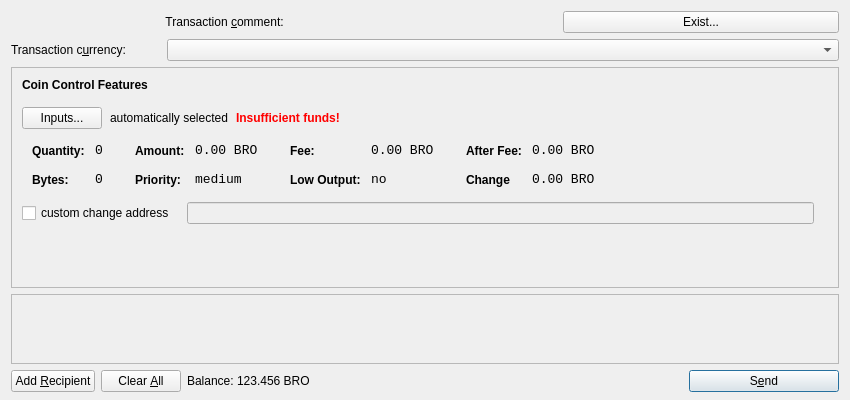
<?xml version="1.0" encoding="UTF-8"?>
<ui version="4.0">
 <class>SendCoinsDialog</class>
 <widget class="QDialog" name="SendCoinsDialog">
  <property name="geometry">
   <rect>
    <x>0</x>
    <y>0</y>
    <width>850</width>
    <height>400</height>
   </rect>
  </property>
  <property name="windowTitle">
   <string>Send Coins</string>
  </property>
  <layout class="QVBoxLayout" name="verticalLayout" stretch="0,0,1,0,0">
   <property name="bottomMargin">
    <number>8</number>
   </property>
   <item>
    <layout class="QHBoxLayout" name="horizontalLayoutTxComment">
     <property name="spacing">
      <number>0</number>
     </property>
     <item>
      <widget class="QLabel" name="labelTxComment">
       <property name="text">
        <string>Transaction &amp;comment: </string>
       </property>
       <property name="alignment">
        <set>Qt::AlignLeading|Qt::AlignLeft|Qt::AlignRight|Qt::AlignTrailing|Qt::AlignVCenter</set>
       </property>
       <property name="buddy">
        <cstring>editTxComment</cstring>
       </property>
      </widget>
     </item>
     <item>
      <widget class="QValidatedLineEdit" name="editTxComment" native="true">
       <property name="enabled">
        <bool>true</bool>
       </property>
       <property name="toolTip">
        <string>Enter a transaction comment (Note: this information is public)</string>
       </property>
      </widget>
     </item>
     <item>
      <widget class="QPushButton" name="pushButtonServices">
       <property name="styleSheet">
        <string notr="true"/>
       </property>
       <property name="text">
        <string>Exist...</string>
       </property>
      </widget>
     </item>
    </layout>
   </item>
   <item>
    <layout class="QHBoxLayout" name="horizontalLayout_3">
     <item>
      <widget class="QLabel" name="label_2">
       <property name="maximumSize">
        <size>
         <width>150</width>
         <height>16777215</height>
        </size>
       </property>
       <property name="text">
        <string>Transaction c&amp;urrency:</string>
       </property>
       <property name="buddy">
        <cstring>comboCurrency</cstring>
       </property>
      </widget>
     </item>
     <item>
      <widget class="QComboBox" name="comboCurrency"/>
     </item>
    </layout>
   </item>
   <item>
    <widget class="QFrame" name="frameCoinControl">
     <property name="sizePolicy">
      <sizepolicy hsizetype="Expanding" vsizetype="Expanding">
       <horstretch>0</horstretch>
       <verstretch>0</verstretch>
      </sizepolicy>
     </property>
     <property name="maximumSize">
      <size>
       <width>16777215</width>
       <height>16777215</height>
      </size>
     </property>
     <property name="frameShape">
      <enum>QFrame::StyledPanel</enum>
     </property>
     <property name="frameShadow">
      <enum>QFrame::Sunken</enum>
     </property>
     <layout class="QVBoxLayout" name="verticalLayoutCoinControl2">
      <property name="spacing">
       <number>6</number>
      </property>
      <property name="leftMargin">
       <number>0</number>
      </property>
      <property name="topMargin">
       <number>0</number>
      </property>
      <property name="rightMargin">
       <number>0</number>
      </property>
      <property name="bottomMargin">
       <number>6</number>
      </property>
      <item>
       <layout class="QVBoxLayout" name="verticalLayoutCoinControl" stretch="0,0,0,0,1">
        <property name="spacing">
         <number>0</number>
        </property>
        <property name="leftMargin">
         <number>10</number>
        </property>
        <property name="topMargin">
         <number>10</number>
        </property>
        <item>
         <layout class="QHBoxLayout" name="horizontalLayoutCoinControl1">
          <property name="bottomMargin">
           <number>15</number>
          </property>
          <item>
           <widget class="QLabel" name="labelCoinControlFeatures">
            <property name="sizePolicy">
             <sizepolicy hsizetype="Preferred" vsizetype="Maximum">
              <horstretch>0</horstretch>
              <verstretch>0</verstretch>
             </sizepolicy>
            </property>
            <property name="font">
             <font>
              <weight>75</weight>
              <bold>true</bold>
             </font>
            </property>
            <property name="styleSheet">
             <string notr="true">font-weight:bold;</string>
            </property>
            <property name="text">
             <string>Coin Control Features</string>
            </property>
           </widget>
          </item>
         </layout>
        </item>
        <item>
         <layout class="QHBoxLayout" name="horizontalLayoutCoinControl2" stretch="0,0,0,0">
          <property name="spacing">
           <number>8</number>
          </property>
          <property name="bottomMargin">
           <number>10</number>
          </property>
          <item>
           <widget class="QPushButton" name="pushButtonCoinControl">
            <property name="styleSheet">
             <string notr="true"/>
            </property>
            <property name="text">
             <string>Inputs...</string>
            </property>
           </widget>
          </item>
          <item>
           <widget class="QLabel" name="labelCoinControlAutomaticallySelected">
            <property name="text">
             <string>automatically selected</string>
            </property>
            <property name="margin">
             <number>5</number>
            </property>
           </widget>
          </item>
          <item>
           <widget class="QLabel" name="labelCoinControlInsuffFunds">
            <property name="font">
             <font>
              <weight>75</weight>
              <bold>true</bold>
             </font>
            </property>
            <property name="styleSheet">
             <string notr="true">color:red;font-weight:bold;</string>
            </property>
            <property name="text">
             <string>Insufficient funds!</string>
            </property>
            <property name="margin">
             <number>5</number>
            </property>
           </widget>
          </item>
          <item>
           <spacer name="horizontalSpacerCoinControl">
            <property name="orientation">
             <enum>Qt::Horizontal</enum>
            </property>
            <property name="sizeHint" stdset="0">
             <size>
              <width>40</width>
              <height>1</height>
             </size>
            </property>
           </spacer>
          </item>
         </layout>
        </item>
        <item>
         <widget class="QWidget" name="widgetCoinControl" native="true">
          <property name="sizePolicy">
           <sizepolicy hsizetype="Preferred" vsizetype="Preferred">
            <horstretch>0</horstretch>
            <verstretch>0</verstretch>
           </sizepolicy>
          </property>
          <property name="minimumSize">
           <size>
            <width>0</width>
            <height>0</height>
           </size>
          </property>
          <property name="styleSheet">
           <string notr="true"/>
          </property>
          <layout class="QHBoxLayout" name="horizontalLayoutCoinControl5">
           <property name="margin">
            <number>0</number>
           </property>
           <item>
            <layout class="QHBoxLayout" name="horizontalLayoutCoinControl3" stretch="0,0,0,1">
             <property name="spacing">
              <number>20</number>
             </property>
             <property name="topMargin">
              <number>0</number>
             </property>
             <property name="bottomMargin">
              <number>10</number>
             </property>
             <item>
              <layout class="QFormLayout" name="formLayoutCoinControl1">
               <property name="horizontalSpacing">
                <number>10</number>
               </property>
               <property name="verticalSpacing">
                <number>14</number>
               </property>
               <property name="leftMargin">
                <number>10</number>
               </property>
               <property name="topMargin">
                <number>4</number>
               </property>
               <property name="rightMargin">
                <number>6</number>
               </property>
               <item row="0" column="0">
                <widget class="QLabel" name="labelCoinControlQuantityText">
                 <property name="styleSheet">
                  <string notr="true">font-weight:bold;</string>
                 </property>
                 <property name="text">
                  <string>Quantity:</string>
                 </property>
                 <property name="margin">
                  <number>0</number>
                 </property>
                </widget>
               </item>
               <item row="0" column="1">
                <widget class="QLabel" name="labelCoinControlQuantity">
                 <property name="font">
                  <font>
                   <family>Monospace</family>
                   <pointsize>10</pointsize>
                  </font>
                 </property>
                 <property name="cursor">
                  <cursorShape>IBeamCursor</cursorShape>
                 </property>
                 <property name="contextMenuPolicy">
                  <enum>Qt::ActionsContextMenu</enum>
                 </property>
                 <property name="text">
                  <string>0</string>
                 </property>
                 <property name="margin">
                  <number>0</number>
                 </property>
                 <property name="textInteractionFlags">
                  <set>Qt::LinksAccessibleByMouse|Qt::TextSelectableByKeyboard|Qt::TextSelectableByMouse</set>
                 </property>
                </widget>
               </item>
               <item row="1" column="0">
                <widget class="QLabel" name="labelCoinControlBytesText">
                 <property name="styleSheet">
                  <string notr="true">font-weight:bold;</string>
                 </property>
                 <property name="text">
                  <string>Bytes:</string>
                 </property>
                </widget>
               </item>
               <item row="1" column="1">
                <widget class="QLabel" name="labelCoinControlBytes">
                 <property name="font">
                  <font>
                   <family>Monospace</family>
                   <pointsize>10</pointsize>
                  </font>
                 </property>
                 <property name="cursor">
                  <cursorShape>IBeamCursor</cursorShape>
                 </property>
                 <property name="contextMenuPolicy">
                  <enum>Qt::ActionsContextMenu</enum>
                 </property>
                 <property name="text">
                  <string>0</string>
                 </property>
                 <property name="textInteractionFlags">
                  <set>Qt::LinksAccessibleByMouse|Qt::TextSelectableByKeyboard|Qt::TextSelectableByMouse</set>
                 </property>
                </widget>
               </item>
              </layout>
             </item>
             <item>
              <layout class="QFormLayout" name="formLayoutCoinControl2">
               <property name="horizontalSpacing">
                <number>10</number>
               </property>
               <property name="verticalSpacing">
                <number>14</number>
               </property>
               <property name="leftMargin">
                <number>6</number>
               </property>
               <property name="topMargin">
                <number>4</number>
               </property>
               <property name="rightMargin">
                <number>6</number>
               </property>
               <item row="0" column="0">
                <widget class="QLabel" name="labelCoinControlAmountText">
                 <property name="styleSheet">
                  <string notr="true">font-weight:bold;</string>
                 </property>
                 <property name="text">
                  <string>Amount:</string>
                 </property>
                 <property name="margin">
                  <number>0</number>
                 </property>
                </widget>
               </item>
               <item row="0" column="1">
                <widget class="QLabel" name="labelCoinControlAmount">
                 <property name="font">
                  <font>
                   <family>Monospace</family>
                   <pointsize>10</pointsize>
                  </font>
                 </property>
                 <property name="cursor">
                  <cursorShape>IBeamCursor</cursorShape>
                 </property>
                 <property name="contextMenuPolicy">
                  <enum>Qt::ActionsContextMenu</enum>
                 </property>
                 <property name="text">
                  <string>0.00 BRO</string>
                 </property>
                 <property name="textInteractionFlags">
                  <set>Qt::LinksAccessibleByMouse|Qt::TextSelectableByKeyboard|Qt::TextSelectableByMouse</set>
                 </property>
                </widget>
               </item>
               <item row="1" column="0">
                <widget class="QLabel" name="labelCoinControlPriorityText">
                 <property name="styleSheet">
                  <string notr="true">font-weight:bold;</string>
                 </property>
                 <property name="text">
                  <string>Priority:</string>
                 </property>
                </widget>
               </item>
               <item row="1" column="1">
                <widget class="QLabel" name="labelCoinControlPriority">
                 <property name="font">
                  <font>
                   <family>Monospace</family>
                   <pointsize>10</pointsize>
                  </font>
                 </property>
                 <property name="cursor">
                  <cursorShape>IBeamCursor</cursorShape>
                 </property>
                 <property name="contextMenuPolicy">
                  <enum>Qt::ActionsContextMenu</enum>
                 </property>
                 <property name="text">
                  <string>medium</string>
                 </property>
                 <property name="textInteractionFlags">
                  <set>Qt::LinksAccessibleByMouse|Qt::TextSelectableByKeyboard|Qt::TextSelectableByMouse</set>
                 </property>
                </widget>
               </item>
              </layout>
             </item>
             <item>
              <layout class="QFormLayout" name="formLayoutCoinControl3">
               <property name="horizontalSpacing">
                <number>10</number>
               </property>
               <property name="verticalSpacing">
                <number>14</number>
               </property>
               <property name="leftMargin">
                <number>6</number>
               </property>
               <property name="topMargin">
                <number>4</number>
               </property>
               <property name="rightMargin">
                <number>6</number>
               </property>
               <item row="0" column="0">
                <widget class="QLabel" name="labelCoinControlFeeText">
                 <property name="styleSheet">
                  <string notr="true">font-weight:bold;</string>
                 </property>
                 <property name="text">
                  <string>Fee:</string>
                 </property>
                 <property name="margin">
                  <number>0</number>
                 </property>
                </widget>
               </item>
               <item row="0" column="1">
                <widget class="QLabel" name="labelCoinControlFee">
                 <property name="font">
                  <font>
                   <family>Monospace</family>
                   <pointsize>10</pointsize>
                  </font>
                 </property>
                 <property name="cursor">
                  <cursorShape>IBeamCursor</cursorShape>
                 </property>
                 <property name="contextMenuPolicy">
                  <enum>Qt::ActionsContextMenu</enum>
                 </property>
                 <property name="text">
                  <string>0.00 BRO</string>
                 </property>
                 <property name="textInteractionFlags">
                  <set>Qt::LinksAccessibleByMouse|Qt::TextSelectableByKeyboard|Qt::TextSelectableByMouse</set>
                 </property>
                </widget>
               </item>
               <item row="1" column="0">
                <widget class="QLabel" name="labelCoinControlLowOutputText">
                 <property name="styleSheet">
                  <string notr="true">font-weight:bold;</string>
                 </property>
                 <property name="text">
                  <string>Low Output:</string>
                 </property>
                </widget>
               </item>
               <item row="1" column="1">
                <widget class="QLabel" name="labelCoinControlLowOutput">
                 <property name="font">
                  <font>
                   <family>Monospace</family>
                   <pointsize>10</pointsize>
                  </font>
                 </property>
                 <property name="cursor">
                  <cursorShape>IBeamCursor</cursorShape>
                 </property>
                 <property name="contextMenuPolicy">
                  <enum>Qt::ActionsContextMenu</enum>
                 </property>
                 <property name="text">
                  <string>no</string>
                 </property>
                 <property name="textInteractionFlags">
                  <set>Qt::LinksAccessibleByMouse|Qt::TextSelectableByKeyboard|Qt::TextSelectableByMouse</set>
                 </property>
                </widget>
               </item>
              </layout>
             </item>
             <item>
              <layout class="QFormLayout" name="formLayoutCoinControl4">
               <property name="horizontalSpacing">
                <number>10</number>
               </property>
               <property name="verticalSpacing">
                <number>14</number>
               </property>
               <property name="leftMargin">
                <number>6</number>
               </property>
               <property name="topMargin">
                <number>4</number>
               </property>
               <property name="rightMargin">
                <number>6</number>
               </property>
               <item row="0" column="0">
                <widget class="QLabel" name="labelCoinControlAfterFeeText">
                 <property name="styleSheet">
                  <string notr="true">font-weight:bold;</string>
                 </property>
                 <property name="text">
                  <string>After Fee:</string>
                 </property>
                 <property name="margin">
                  <number>0</number>
                 </property>
                </widget>
               </item>
               <item row="0" column="1">
                <widget class="QLabel" name="labelCoinControlAfterFee">
                 <property name="font">
                  <font>
                   <family>Monospace</family>
                   <pointsize>10</pointsize>
                  </font>
                 </property>
                 <property name="cursor">
                  <cursorShape>IBeamCursor</cursorShape>
                 </property>
                 <property name="contextMenuPolicy">
                  <enum>Qt::ActionsContextMenu</enum>
                 </property>
                 <property name="text">
                  <string>0.00 BRO</string>
                 </property>
                 <property name="textInteractionFlags">
                  <set>Qt::LinksAccessibleByMouse|Qt::TextSelectableByKeyboard|Qt::TextSelectableByMouse</set>
                 </property>
                </widget>
               </item>
               <item row="1" column="0">
                <widget class="QLabel" name="labelCoinControlChangeText">
                 <property name="styleSheet">
                  <string notr="true">font-weight:bold;</string>
                 </property>
                 <property name="text">
                  <string>Change</string>
                 </property>
                </widget>
               </item>
               <item row="1" column="1">
                <widget class="QLabel" name="labelCoinControlChange">
                 <property name="font">
                  <font>
                   <family>Monospace</family>
                   <pointsize>10</pointsize>
                  </font>
                 </property>
                 <property name="cursor">
                  <cursorShape>IBeamCursor</cursorShape>
                 </property>
                 <property name="contextMenuPolicy">
                  <enum>Qt::ActionsContextMenu</enum>
                 </property>
                 <property name="text">
                  <string>0.00 BRO</string>
                 </property>
                 <property name="textInteractionFlags">
                  <set>Qt::LinksAccessibleByMouse|Qt::TextSelectableByKeyboard|Qt::TextSelectableByMouse</set>
                 </property>
                </widget>
               </item>
              </layout>
             </item>
            </layout>
           </item>
          </layout>
         </widget>
        </item>
        <item>
         <layout class="QHBoxLayout" name="horizontalLayoutCoinControl4" stretch="0,0,0">
          <property name="spacing">
           <number>12</number>
          </property>
          <property name="sizeConstraint">
           <enum>QLayout::SetDefaultConstraint</enum>
          </property>
          <property name="topMargin">
           <number>5</number>
          </property>
          <property name="rightMargin">
           <number>5</number>
          </property>
          <item>
           <widget class="QCheckBox" name="checkBoxCoinControlChange">
            <property name="text">
             <string>custom change address</string>
            </property>
           </widget>
          </item>
          <item>
           <widget class="QLineEdit" name="lineEditCoinControlChange">
            <property name="enabled">
             <bool>false</bool>
            </property>
            <property name="sizePolicy">
             <sizepolicy hsizetype="Expanding" vsizetype="Fixed">
              <horstretch>0</horstretch>
              <verstretch>0</verstretch>
             </sizepolicy>
            </property>
           </widget>
          </item>
          <item>
           <widget class="QLabel" name="labelCoinControlChangeLabel">
            <property name="sizePolicy">
             <sizepolicy hsizetype="Preferred" vsizetype="Expanding">
              <horstretch>0</horstretch>
              <verstretch>0</verstretch>
             </sizepolicy>
            </property>
            <property name="minimumSize">
             <size>
              <width>0</width>
              <height>0</height>
             </size>
            </property>
            <property name="text">
             <string/>
            </property>
            <property name="margin">
             <number>3</number>
            </property>
           </widget>
          </item>
         </layout>
        </item>
        <item>
         <spacer name="verticalSpacerCoinControl">
          <property name="orientation">
           <enum>Qt::Vertical</enum>
          </property>
          <property name="sizeHint" stdset="0">
           <size>
            <width>800</width>
            <height>1</height>
           </size>
          </property>
         </spacer>
        </item>
       </layout>
      </item>
     </layout>
    </widget>
   </item>
   <item>
    <widget class="QScrollArea" name="scrollArea">
     <property name="widgetResizable">
      <bool>true</bool>
     </property>
     <widget class="QWidget" name="scrollAreaWidgetContents">
      <property name="geometry">
       <rect>
        <x>0</x>
        <y>0</y>
        <width>830</width>
        <height>76</height>
       </rect>
      </property>
      <layout class="QVBoxLayout" name="verticalLayout_2">
       <property name="margin">
        <number>0</number>
       </property>
       <item>
        <layout class="QVBoxLayout" name="entries">
         <property name="spacing">
          <number>6</number>
         </property>
        </layout>
       </item>
       <item>
        <spacer name="verticalSpacer">
         <property name="orientation">
          <enum>Qt::Vertical</enum>
         </property>
         <property name="sizeHint" stdset="0">
          <size>
           <width>20</width>
           <height>40</height>
          </size>
         </property>
        </spacer>
       </item>
      </layout>
     </widget>
    </widget>
   </item>
   <item>
    <layout class="QHBoxLayout" name="horizontalLayout">
     <item>
      <widget class="QPushButton" name="addButton">
       <property name="toolTip">
        <string>Send to multiple recipients at once</string>
       </property>
       <property name="text">
        <string>Add &amp;Recipient</string>
       </property>
       <property name="icon">
        <iconset resource="../bitcoin.qrc">
         <normaloff>:/icons/add</normaloff>:/icons/add</iconset>
       </property>
       <property name="autoDefault">
        <bool>false</bool>
       </property>
      </widget>
     </item>
     <item>
      <widget class="QPushButton" name="clearButton">
       <property name="sizePolicy">
        <sizepolicy hsizetype="Minimum" vsizetype="Fixed">
         <horstretch>0</horstretch>
         <verstretch>0</verstretch>
        </sizepolicy>
       </property>
       <property name="toolTip">
        <string>Remove all transaction fields</string>
       </property>
       <property name="text">
        <string>Clear &amp;All</string>
       </property>
       <property name="icon">
        <iconset resource="../bitcoin.qrc">
         <normaloff>:/icons/remove</normaloff>:/icons/remove</iconset>
       </property>
       <property name="autoRepeatDelay">
        <number>300</number>
       </property>
       <property name="autoDefault">
        <bool>false</bool>
       </property>
      </widget>
     </item>
     <item>
      <layout class="QHBoxLayout" name="horizontalLayout_2">
       <property name="spacing">
        <number>3</number>
       </property>
       <item>
        <widget class="QLabel" name="label">
         <property name="sizePolicy">
          <sizepolicy hsizetype="Preferred" vsizetype="Fixed">
           <horstretch>0</horstretch>
           <verstretch>0</verstretch>
          </sizepolicy>
         </property>
         <property name="text">
          <string>Balance:</string>
         </property>
        </widget>
       </item>
       <item>
        <widget class="QLabel" name="labelBalance">
         <property name="sizePolicy">
          <sizepolicy hsizetype="Preferred" vsizetype="Fixed">
           <horstretch>0</horstretch>
           <verstretch>0</verstretch>
          </sizepolicy>
         </property>
         <property name="cursor">
          <cursorShape>IBeamCursor</cursorShape>
         </property>
         <property name="text">
          <string>123.456 BRO</string>
         </property>
         <property name="textInteractionFlags">
          <set>Qt::LinksAccessibleByMouse|Qt::TextSelectableByKeyboard|Qt::TextSelectableByMouse</set>
         </property>
        </widget>
       </item>
      </layout>
     </item>
     <item>
      <spacer name="horizontalSpacer">
       <property name="orientation">
        <enum>Qt::Horizontal</enum>
       </property>
       <property name="sizeHint" stdset="0">
        <size>
         <width>40</width>
         <height>20</height>
        </size>
       </property>
      </spacer>
     </item>
     <item>
      <widget class="QPushButton" name="sendButton">
       <property name="minimumSize">
        <size>
         <width>150</width>
         <height>0</height>
        </size>
       </property>
       <property name="toolTip">
        <string>Confirm the send action</string>
       </property>
       <property name="text">
        <string>S&amp;end</string>
       </property>
       <property name="icon">
        <iconset resource="../bitcoin.qrc">
         <normaloff>:/icons/send</normaloff>:/icons/send</iconset>
       </property>
       <property name="default">
        <bool>true</bool>
       </property>
      </widget>
     </item>
    </layout>
   </item>
  </layout>
 </widget>
 <customwidgets>
  <customwidget>
   <class>QValidatedLineEdit</class>
   <extends>QWidget</extends>
   <header>qvalidatedlineedit.h</header>
  </customwidget>
 </customwidgets>
 <resources>
  <include location="../bitcoin.qrc"/>
 </resources>
 <connections/>
</ui>
